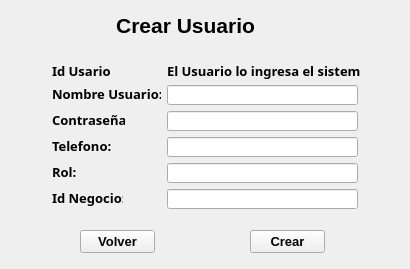
<?xml version="1.0" encoding="UTF-8"?>
<ui version="4.0">
 <class>crearAdmin</class>
 <widget class="QWidget" name="crearAdmin">
  <property name="geometry">
   <rect>
    <x>0</x>
    <y>0</y>
    <width>410</width>
    <height>269</height>
   </rect>
  </property>
  <property name="windowTitle">
   <string>Form</string>
  </property>
  <widget class="QLabel" name="labelCrear">
   <property name="geometry">
    <rect>
     <x>100</x>
     <y>10</y>
     <width>171</width>
     <height>31</height>
    </rect>
   </property>
   <property name="toolTip">
    <string>&lt;html&gt;&lt;head/&gt;&lt;body&gt;&lt;p align=&quot;center&quot;&gt;&lt;span style=&quot; font-size:16pt; font-weight:600;&quot;&gt;Crear Usuario&lt;/span&gt;&lt;/p&gt;&lt;/body&gt;&lt;/html&gt;</string>
   </property>
   <property name="text">
    <string>&lt;html&gt;&lt;head/&gt;&lt;body&gt;&lt;p align=&quot;center&quot;&gt;&lt;span style=&quot; font-size:16pt; font-weight:600;&quot;&gt;Crear Usuario&lt;/span&gt;&lt;/p&gt;&lt;/body&gt;&lt;/html&gt;</string>
   </property>
  </widget>
  <widget class="QLabel" name="labelIdusuario">
   <property name="geometry">
    <rect>
     <x>52</x>
     <y>62</y>
     <width>59</width>
     <height>17</height>
    </rect>
   </property>
   <property name="font">
    <font>
     <family>Ebrima</family>
     <pointsize>8</pointsize>
     <weight>50</weight>
     <bold>false</bold>
     <kerning>true</kerning>
    </font>
   </property>
   <property name="text">
    <string>&lt;html&gt;&lt;head/&gt;&lt;body&gt;&lt;p&gt;&lt;span style=&quot; font-size:10pt; font-weight:600;&quot;&gt;Id Usario:&lt;/span&gt;&lt;/p&gt;&lt;/body&gt;&lt;/html&gt;</string>
   </property>
  </widget>
  <widget class="QLabel" name="labelNombre">
   <property name="geometry">
    <rect>
     <x>52</x>
     <y>85</y>
     <width>109</width>
     <height>17</height>
    </rect>
   </property>
   <property name="font">
    <font>
     <family>Ebrima</family>
     <weight>50</weight>
     <bold>false</bold>
    </font>
   </property>
   <property name="text">
    <string>&lt;html&gt;&lt;head/&gt;&lt;body&gt;&lt;p&gt;&lt;span style=&quot; font-size:10pt; font-weight:600;&quot;&gt;Nombre Usuario: &lt;/span&gt;&lt;/p&gt;&lt;/body&gt;&lt;/html&gt;</string>
   </property>
  </widget>
  <widget class="QLabel" name="labelTelefono">
   <property name="geometry">
    <rect>
     <x>52</x>
     <y>137</y>
     <width>59</width>
     <height>17</height>
    </rect>
   </property>
   <property name="font">
    <font>
     <family>Ebrima</family>
     <pointsize>10</pointsize>
     <weight>75</weight>
     <bold>true</bold>
    </font>
   </property>
   <property name="text">
    <string>Telefono:</string>
   </property>
  </widget>
  <widget class="QLabel" name="label_2">
   <property name="geometry">
    <rect>
     <x>52</x>
     <y>111</y>
     <width>73</width>
     <height>17</height>
    </rect>
   </property>
   <property name="font">
    <font>
     <family>Ebrima</family>
     <pointsize>10</pointsize>
     <weight>75</weight>
     <bold>true</bold>
    </font>
   </property>
   <property name="text">
    <string>Contraseña:</string>
   </property>
  </widget>
  <widget class="QLabel" name="labelRol">
   <property name="geometry">
    <rect>
     <x>52</x>
     <y>163</y>
     <width>24</width>
     <height>17</height>
    </rect>
   </property>
   <property name="font">
    <font>
     <family>Ebrima</family>
     <pointsize>10</pointsize>
     <weight>75</weight>
     <bold>true</bold>
    </font>
   </property>
   <property name="text">
    <string>Rol:</string>
   </property>
  </widget>
  <widget class="QLabel" name="labelIdN">
   <property name="geometry">
    <rect>
     <x>52</x>
     <y>189</y>
     <width>71</width>
     <height>17</height>
    </rect>
   </property>
   <property name="font">
    <font>
     <family>Ebrima</family>
     <pointsize>10</pointsize>
     <weight>75</weight>
     <bold>true</bold>
    </font>
   </property>
   <property name="text">
    <string>Id Negocio:</string>
   </property>
  </widget>
  <widget class="QLabel" name="labelMensaje">
   <property name="geometry">
    <rect>
     <x>167</x>
     <y>62</y>
     <width>193</width>
     <height>17</height>
    </rect>
   </property>
   <property name="font">
    <font>
     <family>Ebrima</family>
     <pointsize>10</pointsize>
     <weight>75</weight>
     <bold>true</bold>
    </font>
   </property>
   <property name="text">
    <string>El Usuario lo ingresa el sistema</string>
   </property>
  </widget>
  <widget class="QLineEdit" name="lineEditNU">
   <property name="geometry">
    <rect>
     <x>167</x>
     <y>85</y>
     <width>191</width>
     <height>20</height>
    </rect>
   </property>
  </widget>
  <widget class="QLineEdit" name="lineEditC">
   <property name="geometry">
    <rect>
     <x>167</x>
     <y>111</y>
     <width>191</width>
     <height>20</height>
    </rect>
   </property>
  </widget>
  <widget class="QLineEdit" name="lineEditTe">
   <property name="geometry">
    <rect>
     <x>167</x>
     <y>137</y>
     <width>191</width>
     <height>20</height>
    </rect>
   </property>
  </widget>
  <widget class="QLineEdit" name="lineEditRo">
   <property name="geometry">
    <rect>
     <x>167</x>
     <y>163</y>
     <width>191</width>
     <height>20</height>
    </rect>
   </property>
  </widget>
  <widget class="QLineEdit" name="lineEditIdN">
   <property name="geometry">
    <rect>
     <x>167</x>
     <y>189</y>
     <width>191</width>
     <height>20</height>
    </rect>
   </property>
  </widget>
  <widget class="QPushButton" name="botonVolver">
   <property name="geometry">
    <rect>
     <x>80</x>
     <y>230</y>
     <width>75</width>
     <height>23</height>
    </rect>
   </property>
   <property name="font">
    <font>
     <pointsize>10</pointsize>
     <weight>75</weight>
     <bold>true</bold>
    </font>
   </property>
   <property name="text">
    <string>Volver</string>
   </property>
  </widget>
  <widget class="QPushButton" name="bontonCrear">
   <property name="geometry">
    <rect>
     <x>250</x>
     <y>230</y>
     <width>75</width>
     <height>23</height>
    </rect>
   </property>
   <property name="font">
    <font>
     <pointsize>10</pointsize>
     <weight>75</weight>
     <bold>true</bold>
    </font>
   </property>
   <property name="text">
    <string>Crear</string>
   </property>
  </widget>
 </widget>
 <resources/>
 <connections/>
</ui>
